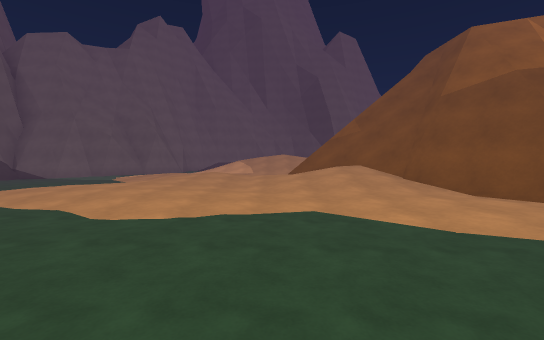
View 1 (above)

16 first-person views from a walk through a 3-D level made in the Unity game engine. The camera is 1.5 m above the floor, tilts 2° down and sees 90° across. Doors are open. The floor is counted in squares, 2 m on a side. Each view is taken from the middle of a square. On the plan, view 1 faces up. The plan holds only what a view shows up to about 10 squares ahead; the rest is blank. The place goes on beyond the plan. The player is left out. Some animated figures are left out. Some surface patterns are stand-ins.

View 2
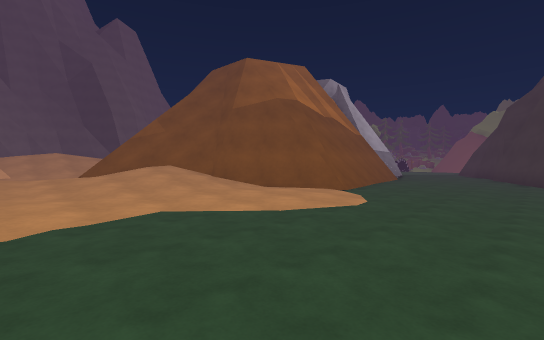

View 3
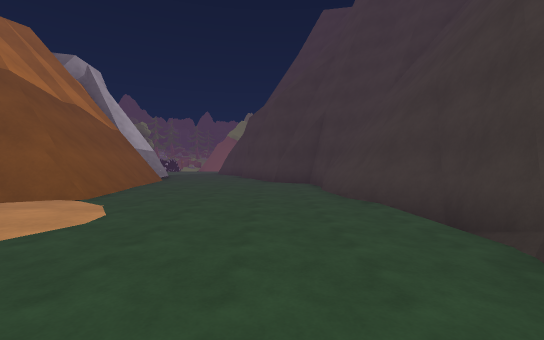

View 4
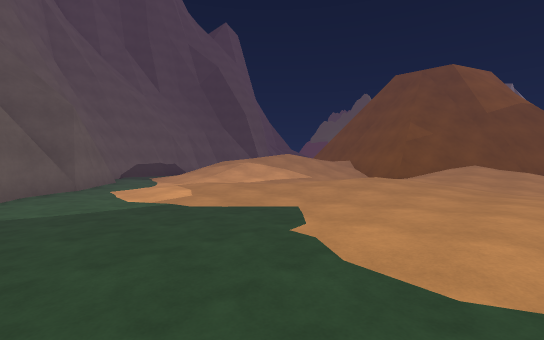

View 5
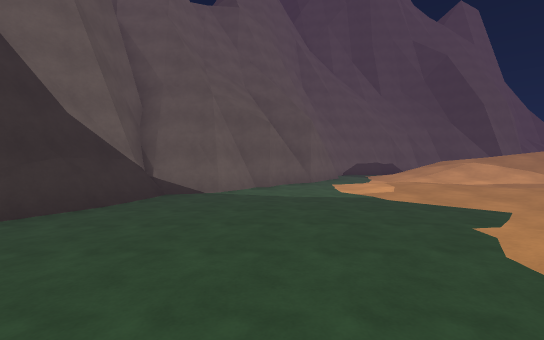

View 6
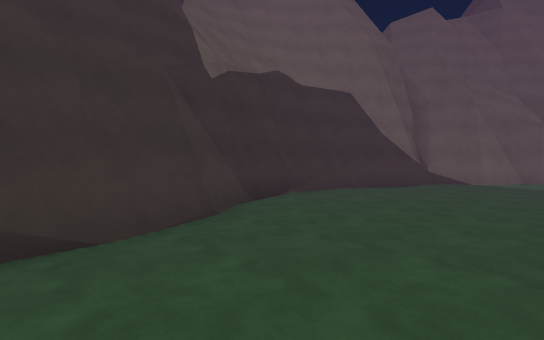

View 7
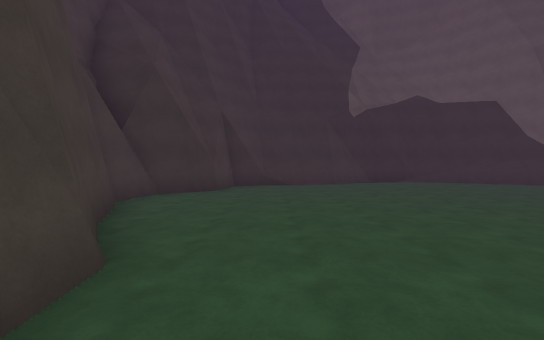

View 8
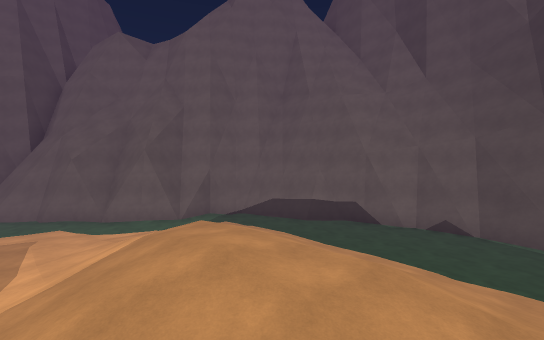

View 9
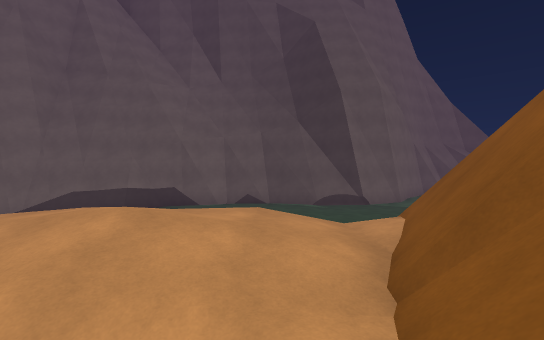

View 10
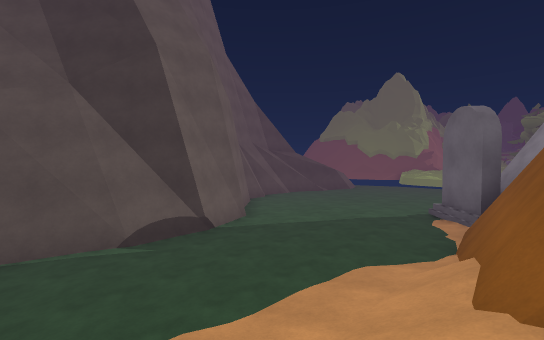

View 11
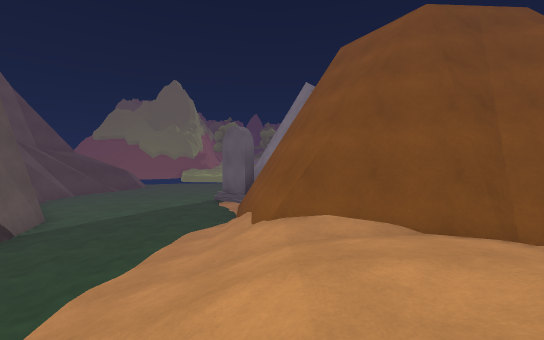

View 12
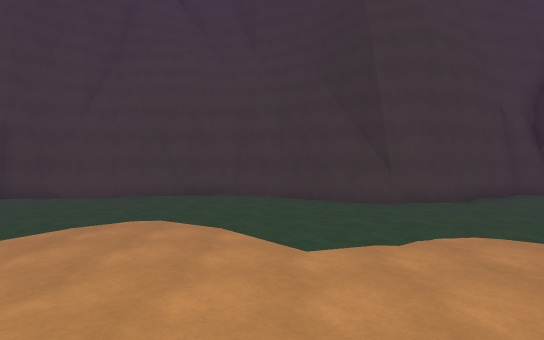

View 13
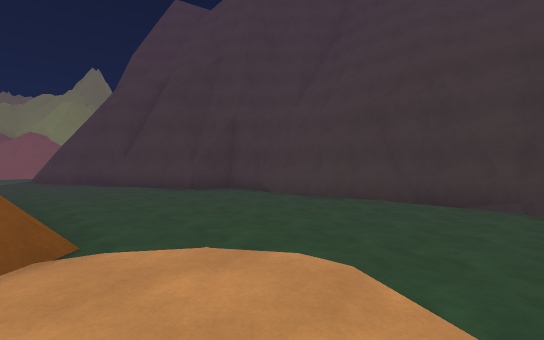

View 14
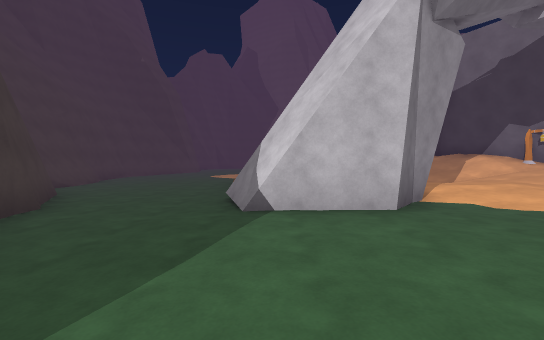

View 15
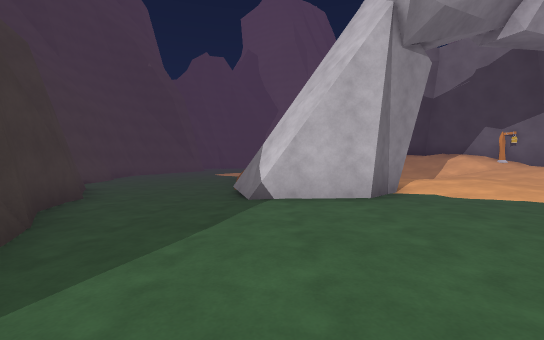

View 16
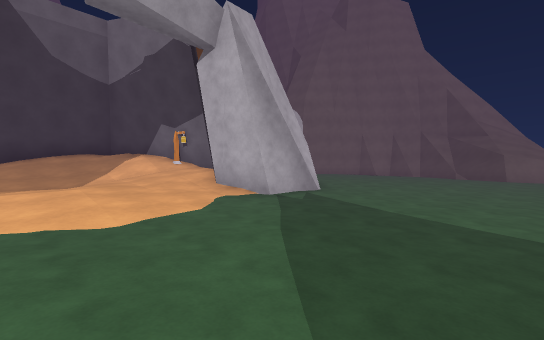

### Floor plan
Key: @ floor where view 1 was taken; # wall or solid block; . main floor; : floor 0.25 m higher than the main floor; + floor 0.5 m higher than the main floor; / step, stairs or slope; = window, fence, low wall or low ledge; T tombstone; S streetlight.
Columns run from 13 left of view 1 to 17 right of it. Each row starts with its distance up from view 1.
 23                      ##/     #
 22                     ##..    ..
 21             #########.:.   ...
 20           ###....##.:::.. :...
 19         ###/........:::::::...
 18        ##/.........:::::::....
 17        #:.///////..::::T::....
 16        #./ /////////##T# .....
 15       ##.////////########/....
 14      ##./////////##### ##/....
 13     ##.//////////####S/##.....
 12   ###../:+://////=#//////.....
 11   #....//++///// /#////+//....
 10  ##..../////  /////////+//....
  9  #......////////// //:++//:::.
  8 ##......//////////#    +/:::
  7 #/...../::++/////##     ##:::
  6 #/...../:++::////##     ##:::.
  5 #/....../:+:::/+:#########:::..
  4 ##........:::.::::######......
  3  #.............::............
  2  ##............./..........##
  1  ##......................###
  0   #......///.@.........###
 -1   ###...######.........#
 -2     #####    ###//######
 -3                ####

Positions as (right, up) in squares from view 1, and headings:
1: (0, 0), facing up
2: (-1, 0), facing up-right
3: (0, 0), facing right
4: (-8, 6), facing up-right
5: (-8, 5), facing up
6: (-8, 1), facing up-left
7: (-2, 1), facing left
8: (3, 12), facing up-left
9: (2, 11), facing up
10: (2, 15), facing up-right
11: (0, 15), facing right
12: (1, 7), facing down
13: (2, 4), facing down-right
14: (16, 5), facing left
15: (17, 5), facing left
16: (16, 9), facing up-left
